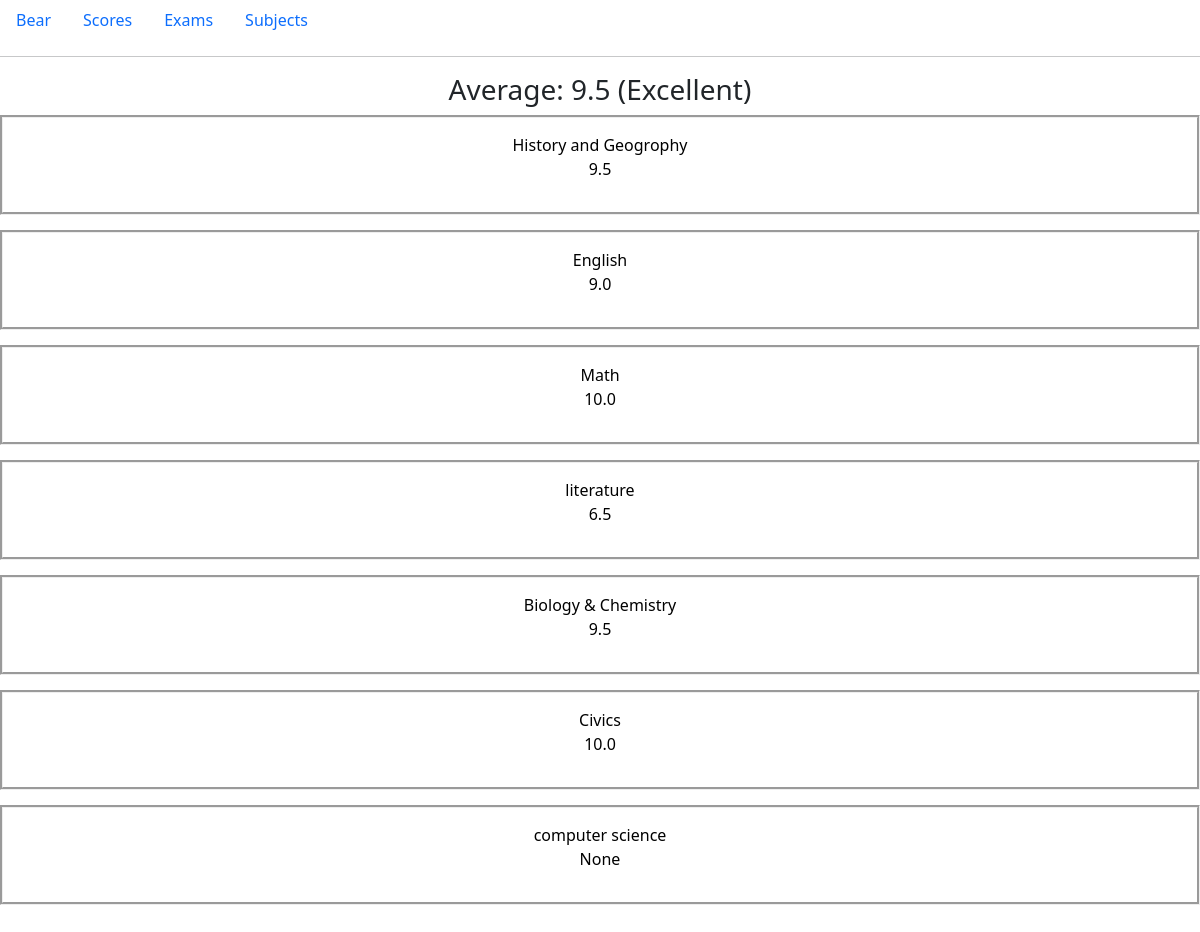
Before: /scores with the older database file.
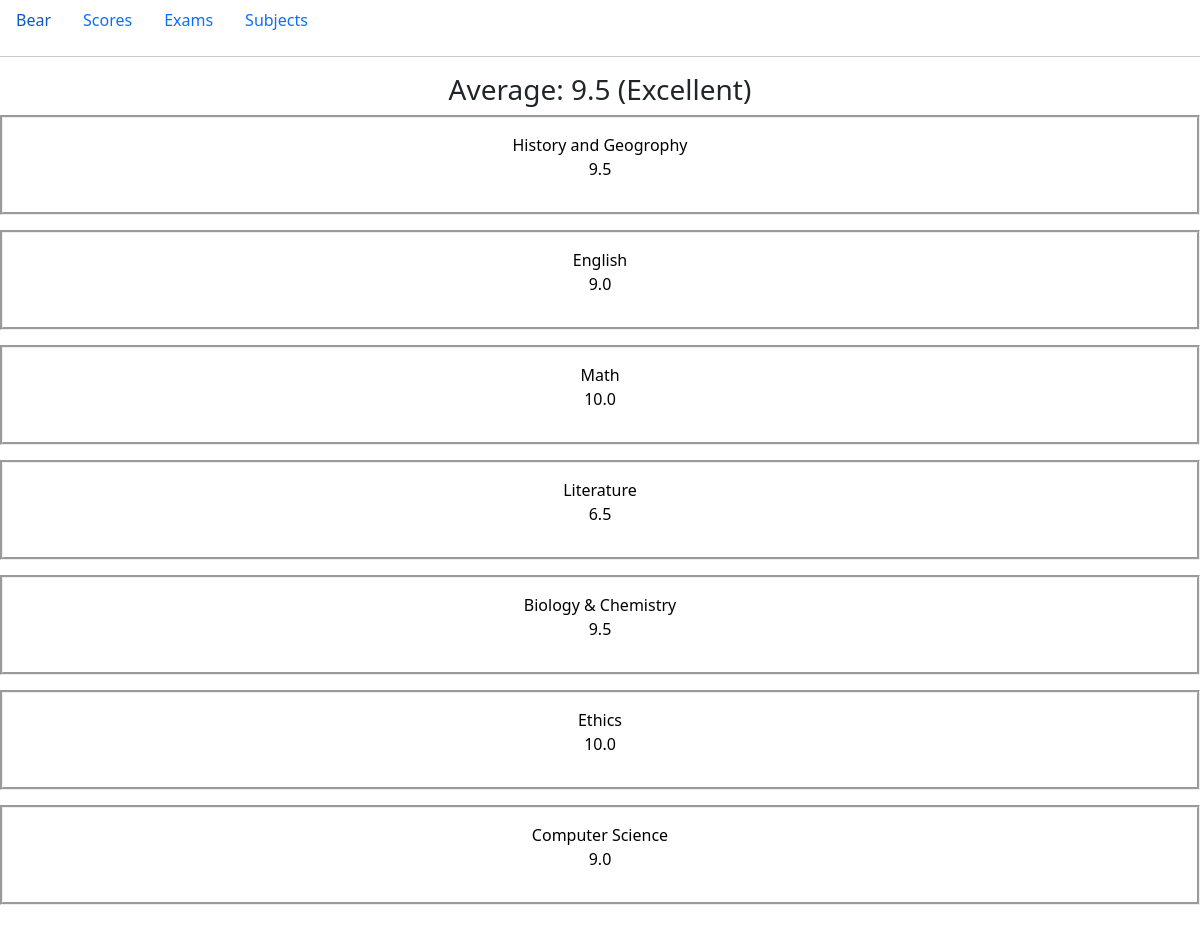
After: the same page with the newer database file.
### learning/models.py (models this page shows, shortened)
class Subject(models.Model):
    name = models.CharField(max_length=1000)
    avg_point = models.FloatField(blank=True, null=True)

### learning/views.py (the view)
# urls.py: path('scores', views.scores, name="scores"),
def scores(request):
    scores = 0
    times = 0
    for score in Subject.objects.all():
        try:
            scores += score.avg_point
            times += 1
        except:
            continue
        avg = round(scores / times,2)
        a = evaluate(avg)
        return render(request, "learning/scores.html", {
            "subjects": Subject.objects.all(),
            "avg":avg,
            "a":a
        })

### learning/views.py (called while the page is built)
def evaluate(score):
    try:
        if score >= 9:
            a = "Excellent"
        elif score >= 8:
            a = "Good"
        elif score >= 6.5:
            a = "OK"
        else:
            a = "Not Good"
        return a
    except:
        return "Not Defined"

### learning/templates/learning/scores.html (shortened to what this page needs)
{% extends 'learning/layout.html' %}
{% block body %}
{% if avg %}
<h3>Average: {{avg}} ({{a}})</h3>
{% for subject in subjects %}
<a href="{% url 'subject' subject.id%}">
<div>
    {{subject.name}}<br>
    <p>{{subject.avg_point}}</p>
</div>
</a>
{% endfor %}
{% else %}
<h2>Nothing yet..</h2>
{% endif %}
<br>
{% endblock %}

### learning/templates/learning/layout.html (shortened to what this page needs)
{% load static %}
<!DOCTYPE html>
<html lang="en">
<head>
<link href="https://cdn.jsdelivr.net/npm/bootstrap@5.2.2/dist/css/bootstrap.min.css" rel="stylesheet">
<link href="{% static 'learning/style.css' %}" rel="stylesheet">
</head>
<body style="text-align: center;">
    <ul class="nav nav-bar">
        <li class="nav-item">
            <a class="nav-link" href="{% url 'index' %}">Bear</a>
        </li>
        <li class="nav-item">
            <a class="nav-link" href="{% url 'scores' %}">Scores</a>
        </li>
        <li class="nav-item">
            <a class="nav-link" href="{% url 'exams' %}">Exams</a>
        </li>
        <li class="nav-item">
            <a class="nav-link" href="{% url 'subjects' %}">Subjects</a>
        </li>
    </ul>
    <hr>
    {% block body %}
    {% endblock %}
</body>
</html>

### learning/static/learning/style.css (style rules this page uses)
* { text-align: center; }
div { border-style: groove; padding: 15px; margin-bottom: 15px; text-align: center; }
a { text-decoration: none; color: black; }

Changed rows visible on the page:
changed Subject: name "literature" → "Literature"
changed Subject: name "Civics" → "Ethics"
changed Subject: name "computer science" → "Computer Science"; avg_point "None" → "9.0"
